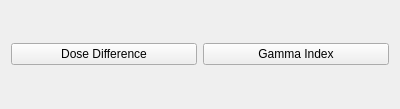
<?xml version="1.0" encoding="UTF-8"?>
<ui version="4.0">
    <class>Form</class>
    <widget class="QWidget" name="Form">
        <property name="geometry">
            <rect>
                <x>0</x>
                <y>0</y>
                <width>400</width>
                <height>109</height>
            </rect>
        </property>
        <property name="windowTitle">
            <string>Select method</string>
        </property>
        <layout class="QGridLayout" name="gridLayout">
            <item row="0" column="0">
                <widget class="QPushButton" name="dose_diff_button">
                    <property name="text">
                        <string>Dose Difference</string>
                    </property>
                </widget>
            </item>
            <item row="0" column="1">
                <widget class="QPushButton" name="gamma_button">
                    <property name="text">
                        <string>Gamma Index</string>
                    </property>
                </widget>
            </item>
        </layout>
    </widget>
    <resources/>
    <connections/>
</ui>
